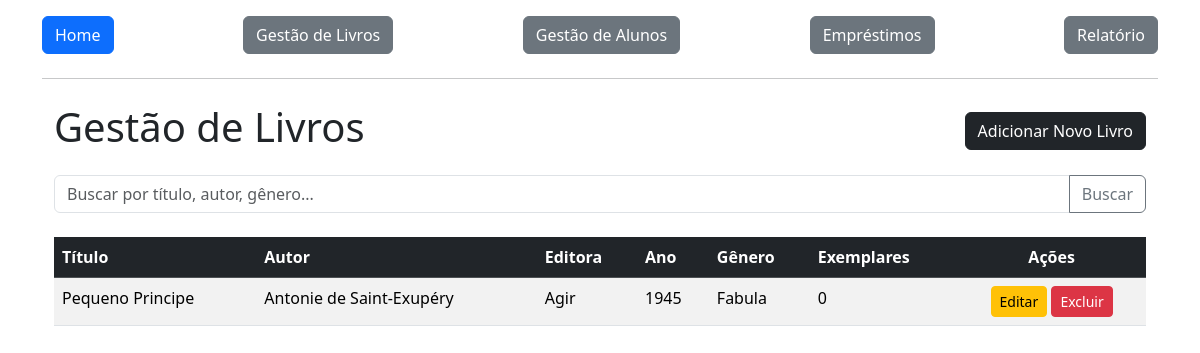
The app's page /livros (signed in), older data.
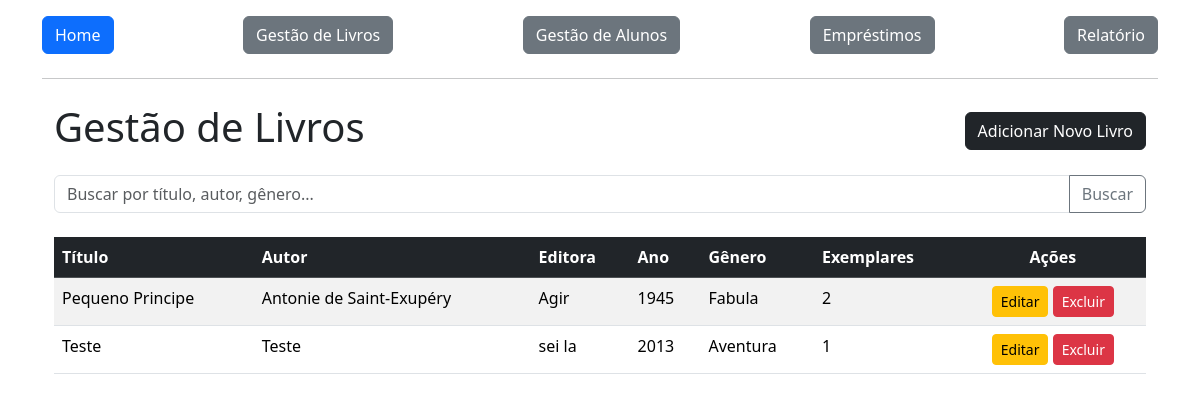
The same page, newer data.
### app/models.py (models this page shows)
class Livro(db.Model):
    id = db.Column(db.Integer, primary_key=True)
    titulo = db.Column(db.String(100), nullable=False)
    autor = db.Column(db.String(100), nullable=False)
    editora = db.Column(db.String(100), nullable=False)
    ano_publicacao = db.Column(db.Integer, nullable=False)
    genero = db.Column(db.String(50), nullable=False)
    exemplares = db.Column(db.Integer, nullable=False)
    alunosAlugados = db.relationship('Aluguel', backref='livro', lazy=True)

### app/view.py (the view)
@app.route('/livros')
@login_required
def listar_livros():
    query = request.args.get('q')
    if query:
        search = f"%{query}%"
        livros = Livro.query.filter(
            or_(
                Livro.titulo.ilike(search),
                Livro.autor.ilike(search),
                Livro.genero.ilike(search)
            )
        ).all()
    else:
        livros = Livro.query.all()
    return render_template('livros.html', livros=livros)

### app/models.py (called while the page is built)
@login_manager.user_loader
def load_user(user_id):
    return User.query.get(user_id)

### app/templates/livros.html (shortened to what this page needs)
{% extends 'base.html' %}
{% block content %}
<div class="container mt-4">
    <div class="d-flex justify-content-between align-items-center mb-3">
        <h1>Gestão de Livros</h1>
        <a href="{{ url_for('cadastrar_livro') }}" class="btn btn-dark">Adicionar Novo Livro</a>
    </div>
    <div class="mb-4">
        <form method="GET" action="{{ url_for('listar_livros') }}">
            <div class="input-group">
                <input type="text" name="q" class="form-control" placeholder="Buscar por título, autor, gênero..." value="{{ request.args.get('q', '') }}">
                <button class="btn btn-outline-secondary" type="submit">Buscar</button>
            </div>
        </form>
    </div>
    <div class="table-responsive">
        <table class="table table-striped table-hover">
            <thead class="table-dark">
                <tr>
                    <th scope="col">Título</th>
                    <th scope="col">Autor</th>
                    <th scope="col">Editora</th>
                    <th scope="col">Ano</th>
                    <th scope="col">Gênero</th>
                    <th scope="col">Exemplares</th>
                    <th scope="col" class="text-center">Ações</th>
                </tr>
            </thead>
            <tbody>
                {% for livro in livros %}
                <tr>
                    <td>{{ livro.titulo }}</td>
                    <td>{{ livro.autor }}</td>
                    <td>{{ livro.editora }}</td>
                    <td>{{ livro.ano_publicacao }}</td>
                    <td>{{ livro.genero }}</td>
                    <td>{{ livro.exemplares }}</td>
                    <td class="text-center">
                        <a href="{{ url_for('editar_livro', id=livro.id) }}" class="btn btn-warning btn-sm">Editar</a>
                        <form action="{{ url_for('excluir_livro', id=livro.id) }}" method="POST" style="display:inline;" onsubmit="return confirm('Tem certeza que deseja excluir este livro?');">
                            <button type="submit" class="btn btn-danger btn-sm">Excluir</button>
                        </form>
                    </td>
                </tr>
                {% else %}
                <tr>
                    <td colspan="7" class="text-center">Nenhum livro encontrado.</td>
                </tr>
                {% endfor %}
            </tbody>
        </table>
    </div>
</div>
{% endblock %}

Row changes from the older to the newer data that the page shows:
changed Livro "Pequeno Principe": exemplares "0" → "2"
added Livro: titulo "Teste", autor "Teste", editora "sei la", ano_publicacao "2013", genero "Aventura", exemplares "1"
